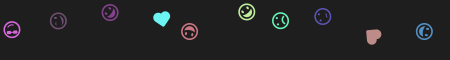
#> input picture guessdata/captcha.png, 450 x 60 px
$ python -i ImageFilter.py   (imports and definitions only)
#> lines starting #> are read from the running program, lines starting #| are printed output that depends on the picture; after the words box and inside, x2 and y2 are one past the last pixel; in counts of white or black regions, pixels touching at a corner belong together
#!/usr/bin/python3
from PIL import ImageFile
import sys
import PIL
import math

PIL.Image.MAX_IMAGE_PIXELS = 5294770690

WHITE = (255, 255, 255)
BLACK = (0, 0, 0)
BACKG = (30, 30, 30)

def distance(pixel, color):
    distance = 0
    for i in range(3):
        distance += pow(color[i] - pixel[i], 2)
    return distance


def prencentage(pixel, color):
    p=(distance(pixel, color))/math.sqrt((255)^2+(255)^2+(255)^2)
    return p

def is_black(pixel):
    distance_to_black = distance(pixel, BACKG)
    if distance_to_black < 6500:
        return True
    return False

def clean(imgPath, imgOutput):
#> called with imgPath = 'guessdata/captcha.png', imgOutput = 'out.png'
    with open(imgPath, "rb") as fd:
        p = ImageFile.Parser()
        p.feed(fd.read())
        image = p.close()
#> image is the input picture: PIL image 450x60 RGB; mean R, G, B 35.2, 35.5, 36.4

        img2 = image.copy()
        w, h = image.size
#> w = 450; h = 60

        y_start = 0xFFFF
        y_end = 0
        x_start = 0xFFFF
        x_end = 0

        for x in range(0, w):
            for y in range(0, h):
                if not is_black(image.getpixel((x, y))):
                    img2.putpixel((x, y), BLACK)
                    x_start = min(x, x_start)
                    y_start = min(y, y_start)
                    x_end = max(x, x_end)
                    y_end = max(y, y_end)
                else:
                    img2.putpixel((x, y), WHITE)
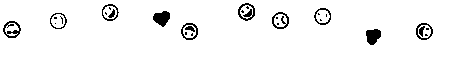
#> img2: PIL image 450x60 RGB; 95.1% white; 29 black regions (16 under 20 px), largest, box (x1, y1, x2, y2) and area: (153, 11, 170, 27) 184, (366, 29, 381, 45) 179, (3, 21, 21, 38) 137

        # print("Box is {}/{} to {}/{}".format(x_start, y_start, x_end, y_end))
        img2 = img2.crop(box=(x_start, y_start, x_end+1, y_end+1))
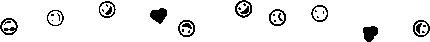
#> img2: PIL image 430x42 RGB; 92.7% white; 29 black regions (16 under 20 px), largest, box (x1, y1, x2, y2) and area: (150, 8, 167, 24) 184, (363, 26, 378, 42) 179, (0, 18, 18, 35) 137
        img2.save(imgOutput)

>>> result = clean('guessdata/captcha.png', 'out.png')
